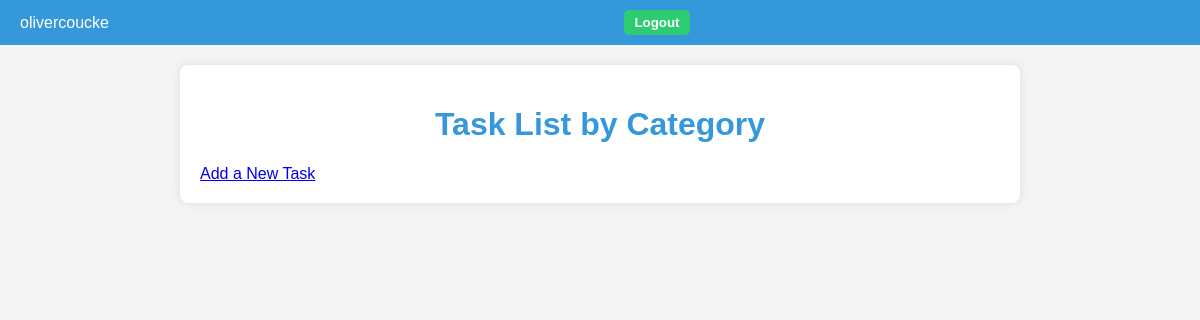
Page /tasks/ (signed in) on the earlier database version.
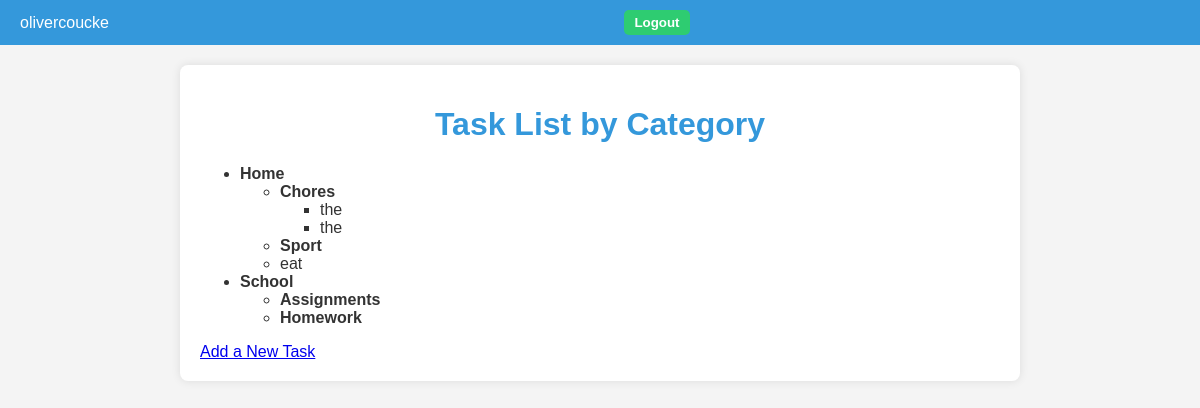
Same page on the later database version.
### tasks/models.py (models this page shows, shortened)
class Category(models.Model):
    name = models.CharField(max_length=100, help_text="Enter the category name.")
    parent = models.ForeignKey('self', on_delete=models.CASCADE, null=True, blank=True, related_name="subcategories")

class Task(models.Model):
    name = models.CharField(max_length=255, help_text="Enter the task name or description.")
    completed = models.BooleanField(default=False, help_text="Is the task completed?")
    created_at = models.DateTimeField(auto_now_add=True, help_text="The time when the task was created.")
    updated_at = models.DateTimeField(auto_now=True, help_text="The time when the task was last updated.")
    category = models.ForeignKey('Category', on_delete=models.SET_NULL, null=True, blank=True, related_name="tasks")

### tasks/views.py (the view)
# urls.py: path('', task_views.index, name='home'),
def index(request):
    categories = Category.objects.filter(parent=None).prefetch_related('subcategories', 'tasks')
    tasks = Task.objects.all()
    return render(request, "tasks/index.html", {
        "tasks": tasks,  # Pass tasks to the template
        "categories": categories
    })

### users/context_processors.py (called while the page is built)
def username(request):
    if request.user.is_authenticated:
        return {'username': request.user.username}
    return {'username': None}

### tasks/templates/tasks/index.html (shortened to what this page needs)
{% extends "tasks/layout.html" %}
{% block content %}
<h1>Task List by Category</h1>
<ul id="category-list">
    {% for category in categories %}
        <li>
            <strong>{{ category.name }}</strong>
            <ul>
                {% for subcategory in category.subcategories.all %}
                    <li>
                        <strong>{{ subcategory.name }}</strong>
                        <ul>
                            {% for task in subcategory.tasks.all %}
                                <li>{{ task.name }}</li>
                            {% endfor %}
                        </ul>
                    </li>
                {% endfor %}
                {% for task in category.tasks.all %}
                    <li>{{ task.name }}</li>
                {% endfor %}
            </ul>
        </li>
    {% endfor %}
</ul>
<a href="{% url 'tasks:add' %}">Add a New Task</a>
{% endblock %}

### tasks/templates/tasks/layout.html (shortened to what this page needs)
{% load static %}
<!DOCTYPE html>
<html lang="en">
<head>
    <link rel="stylesheet" href="{% static 'tasks/styles.css' %}">
</head>
<body>
    <header>
        <div class="user-info">
            {% if request.user.is_authenticated %}
                <span>{{ request.user.username }}</span>
                <form action="{% url 'users:logout' %}" method="post">
                    <button type="submit">Logout</button>
                </form>
            {% endif %}
        </div>
    </header>
    <main>
        {% block content %}{% endblock %}
    </main>
</body>
</html>

### tasks/static/tasks/styles.css (style rules this page uses)
body { font-family: Helvetica, sans-serif; background-color: #f4f4f4; color: #333; margin: 0; padding: 0; }
header { background-color: #3498db; padding: 10px 20px; color: white; }
header .user-info { display: flex; justify-content: flex-end; align-items: center; }
header .user-info span { margin-right: 15px; }
header .user-info a, header .user-info button { background-color: #2ecc71; border: none; padding: 5px 10px; color: white; border-radius: 5px; cursor: pointer; margin-left: 10px; }
main { max-width: 800px; margin: 20px auto; padding: 20px; background-color: white; box-shadow: 0 0 10px rgba(0, 0, 0, 0.1); border-radius: 8px; }
main h1 { font-size: 2rem; text-align: center; color: #3498db; }
form { display: flex; flex-direction: column; gap: 15px; max-width: 400px; margin: 0 auto; }
form button { padding: 10px; background-color: #3498db; border: none; color: white; font-weight: bold; cursor: pointer; border-radius: 5px; }

Differences in the rows shown:
added Category: name "Home", shown under "Task List by Category"
added Category: name "Chores", shown under "Home"
added Task: name "the", shown under "Chores"
added Task: name "the", shown under "Chores"
added Category: name "Sport", shown under "Home"
added Task: name "eat", shown under "Home"
added Category: name "School", shown under "Task List by Category"
added Category: name "Assignments", shown under "School"
added Category: name "Homework", shown under "School"
